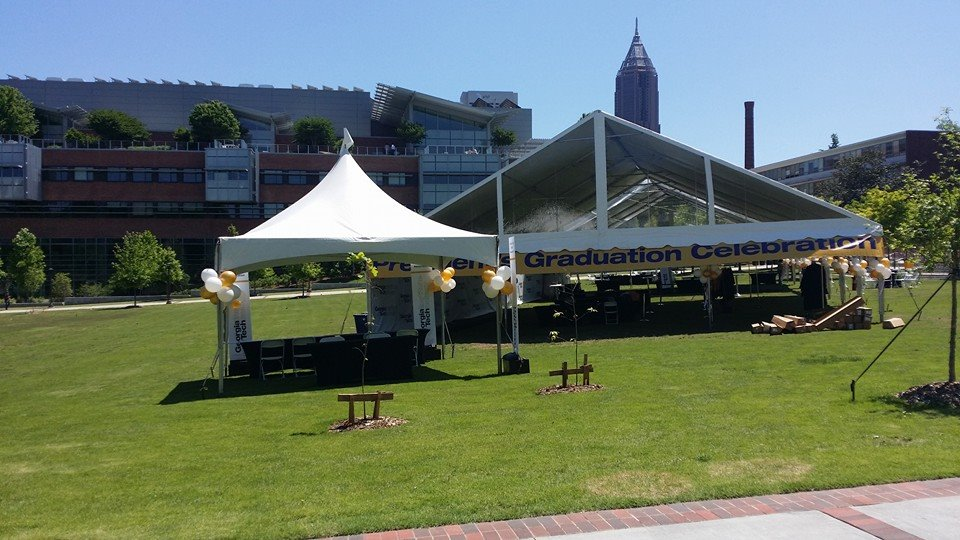
#> input picture test4.jpg, 960 x 540 px
$ python main.py
#> lines starting #> are read from the running program, lines starting #| are printed output that depends on the picture; after the words box and inside, x2 and y2 are one past the last pixel; in counts of white or black regions, pixels touching at a corner belong together
#> further down, inputImg is the input picture: shape (540, 960, 3); mean B, G, R 101.8, 116.9, 103
### finalProject.py
# CS4475 Final Project
# Wing Yi Cheung

import numpy as np
import scipy as sp
import cv2
import scipy.signal
import math

# Sketchify a photo
def getGrayScale(images):
    grayScaleImg = cv2.cvtColor(images, cv2.COLOR_BGR2GRAY)
    cv2.imwrite("A1_Grey_Scale.jpg", grayScaleImg)
    return grayScaleImg

def getNegative(grayScaleImg):
    negativeImg = 255 - grayScaleImg
    cv2.imwrite("A2_Negative.jpg", negativeImg)
    return negativeImg

def getSketchMask(negativeImg, kSize):
    sketchMask = cv2.GaussianBlur(negativeImg, ksize = (kSize, kSize), sigmaX = 0, sigmaY = 0)
    cv2.imwrite("A3_Sketch_Mask.jpg", sketchMask)
    return sketchMask

def Sketchify(grayScaleImg, sketchMask, darkness):
  grayScaleImg = np.uint8(grayScaleImg)
  sketchMask = np.uint8(sketchMask)
  sketch = np.zeros((grayScaleImg.shape[0], grayScaleImg.shape[1]), np.uint8)

  for x in range(grayScaleImg.shape[0]):
    for y in range(grayScaleImg.shape[1]):
      if sketchMask[x,y] == 255:
        sketch[x,y] = 255
      else:
        if grayScaleImg[x,y] * darkness / (255 - sketchMask[x,y]) > 255:
            sketch[x,y] = 255

  sketch = cv2.cvtColor(sketch, cv2.COLOR_GRAY2RGB)
  return sketch

# Cartoonize a photo
def SmoothImages(images, smoothScale, blurriness):
#> called with smoothScale = 7, blurriness = 15
    scaledDownImg = np.zeros((images.shape[0], images.shape[1]), np.uint8)
    for i in range(2):
        scaledDownImg = cv2.pyrDown(images)
    for i in range(smoothScale):
        scaledDownImg = cv2.bilateralFilter(scaledDownImg, d = 9,
            sigmaColor = blurriness, sigmaSpace = blurriness)
    for i in range(2):
        smoothedImg = cv2.pyrUp(scaledDownImg)
    cv2.imwrite("B1_Smooth_The_Image.jpg", smoothedImg)
    return smoothedImg

def GetEdgeMask(smoothedImg):
    grayScale = cv2.cvtColor(smoothedImg, cv2.COLOR_RGB2GRAY)
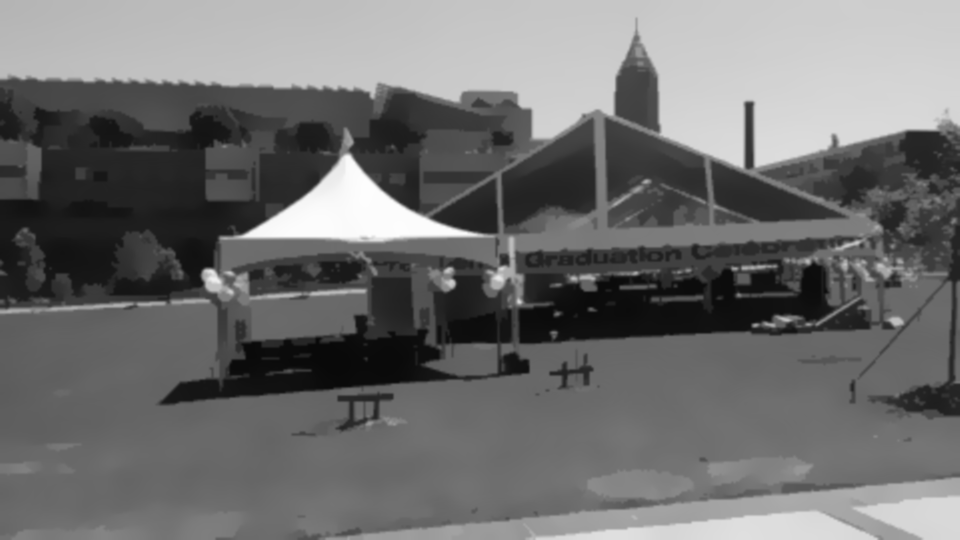
#> grayScale: shape (540, 960); min 8, max 253, mean 110.7
    edgeMask = cv2.adaptiveThreshold(grayScale, 255, cv2.ADAPTIVE_THRESH_MEAN_C,
        cv2.THRESH_BINARY, blockSize = 3, C = 2)
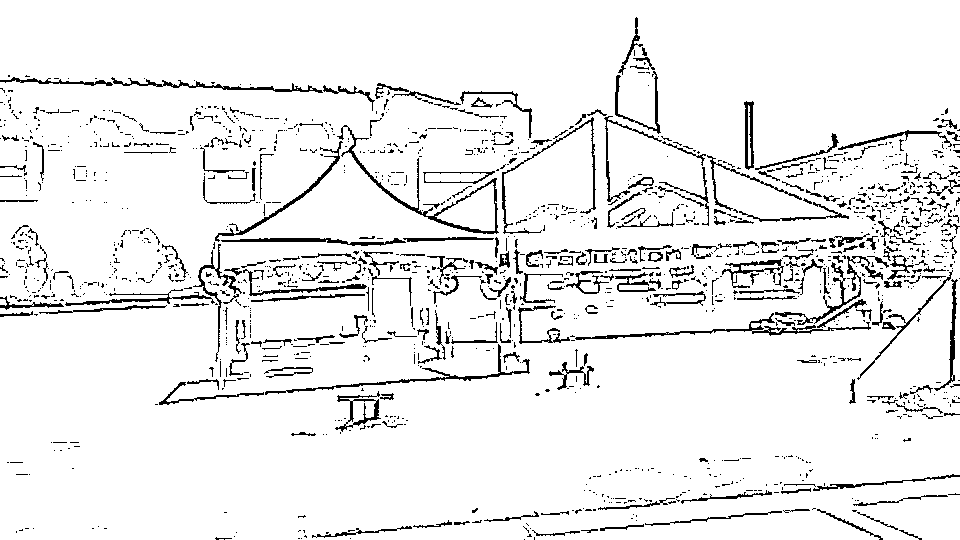
#> edgeMask: shape (540, 960); 92.9% white; black in thin lines or dots
    edgeMask = np.uint8(edgeMask)
    cv2.imwrite("B2_Get_The_Edge.jpg", edgeMask)
    return edgeMask

def EdgesDilation(edgeMask, edgeThickness):
#> called with edgeThickness = 4
    edgeMask = np.invert(edgeMask)
#> edgeMask: shape (540, 960); 7.1% white in thin lines or dots
    dilationKernel = np.ones((edgeThickness, edgeThickness), np.uint8)
    edgeDilation = cv2.dilate(edgeMask, dilationKernel, iterations = 1)
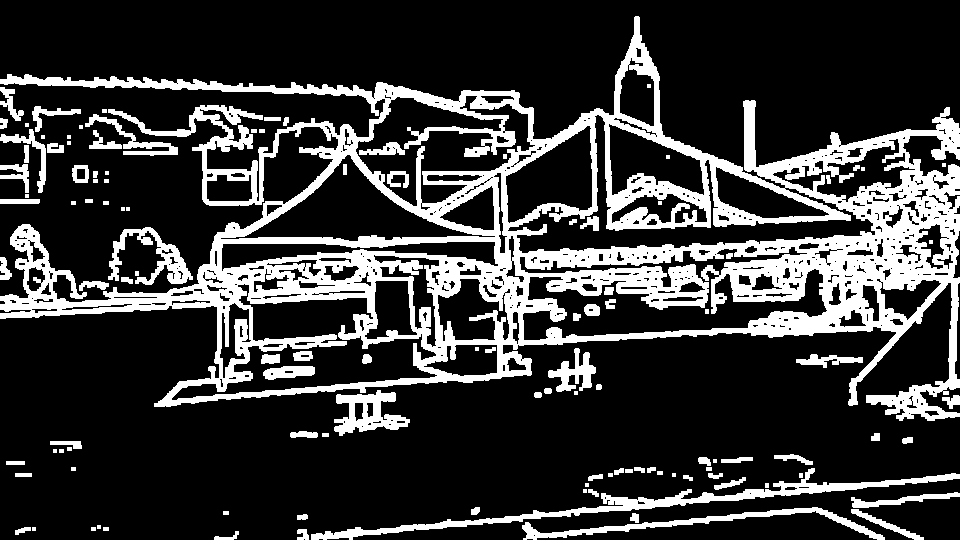
#> edgeDilation: shape (540, 960); 22.1% white; 118 white regions (24 under 20 px), largest, box (x1, y1, x2, y2) and area: (0, 16, 960, 421) 92623, (311, 468, 960, 540) 4758, (522, 507, 885, 540) 2143
    edgeDilation = np.invert(edgeDilation)
    cv2.imwrite("B3_Thicken_The_Edge.jpg", edgeDilation)
    return edgeDilation

def Toonify(smoothedImg, dilatedEdge):
    dilatedEdge = cv2.cvtColor(dilatedEdge, cv2.COLOR_GRAY2RGB)
    ToonifiedImg = cv2.bitwise_and(dilatedEdge, smoothedImg)
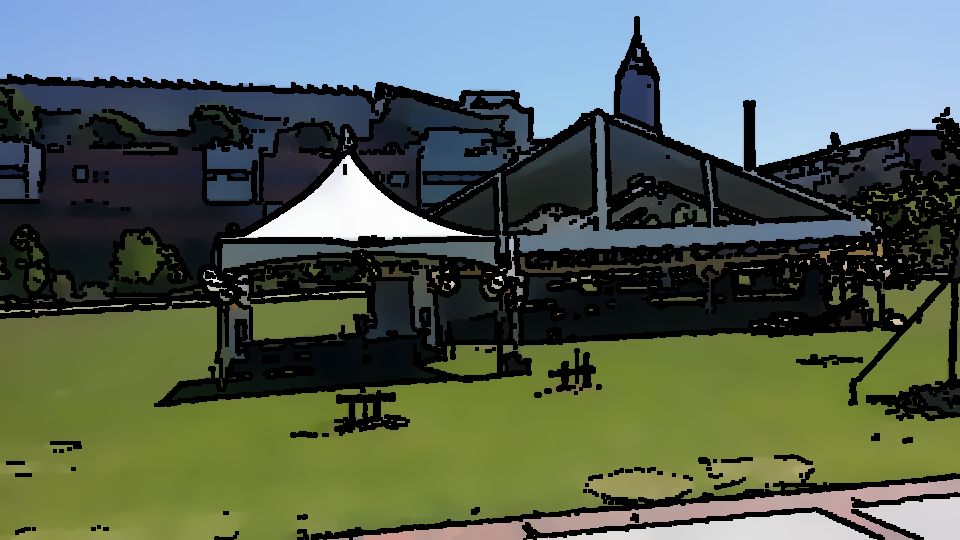
#> ToonifiedImg: shape (540, 960, 3); mean B, G, R 86, 99.3, 86.7
    return ToonifiedImg

# [19 lines left out: functions SketchifyVideo, ToonifyVideo, not called in this run]

### main.py
import errno
import os
import sys

import numpy as np
import cv2

from glob import glob
import finalProject as fp


def readImages(image_dir):
    extensions = ['bmp', 'pbm', 'pgm', 'ppm', 'sr', 'ras', 'jpeg',
                  'jpg', 'jpe', 'jp2', 'tiff', 'tif', 'png']

    search_paths = [os.path.join(image_dir, '*.' + ext) for ext in extensions]
    image_files = sorted(reduce(list.__add__, map(glob, search_paths)))
    images = [cv2.imread(f, cv2.IMREAD_UNCHANGED | cv2.IMREAD_COLOR)
              for f in image_files]

    bad_read = any([img is None for img in images])
    if bad_read:
        raise RuntimeError(
            "Reading one or more files in {} failed - aborting."
            .format(image_dir))

    return images


if __name__ == "__main__":
    video_dir = "house"
    image_dir = os.path.join("videos", "source", video_dir)
    out_dir = os.path.join("videos", "out")

    try:
        _out_dir = os.path.join(out_dir, video_dir)
        not_empty = not all([os.path.isdir(x) for x in
                             glob(os.path.join(_out_dir, "*.*"))])
        if not_empty:
            raise RuntimeError("Output directory is not empty - aborting.")
        os.makedirs(_out_dir)
    except OSError as exception:
        if exception.errno != errno.EEXIST:
            raise
    '''
    Apply Cartoonize and Sketchify to video, run these lines of code!!!
    print "Reading images."
    images = readImages(image_dir)
    out_list = fp.SketchifyVideo(images)

    for idx, image in enumerate(out_list):
        cv2.imwrite(os.path.join(out_dir, video_dir,
                    'frame{0:04d}.png'.format(idx)), image)
    '''

    inputImg = cv2.imread("test4.jpg")
    SmoothImg = fp.SmoothImages(inputImg, 7, 15) #blurriness can be change
    edgeMask = fp.GetEdgeMask(SmoothImg)
    DilatedEdges = fp.EdgesDilation(edgeMask, 4) #thickness can be change
    ToonifiedImg = fp.Toonify(SmoothImg,DilatedEdges)
    cv2.imwrite("B4_Toonified.jpg", ToonifiedImg)

    grayScaleImg = fp.getGrayScale(inputImg)
#> in getGrayScale, `grayScaleImg = cv2.cvtColor(images, cv2.COLOR_BGR2GRAY)`:
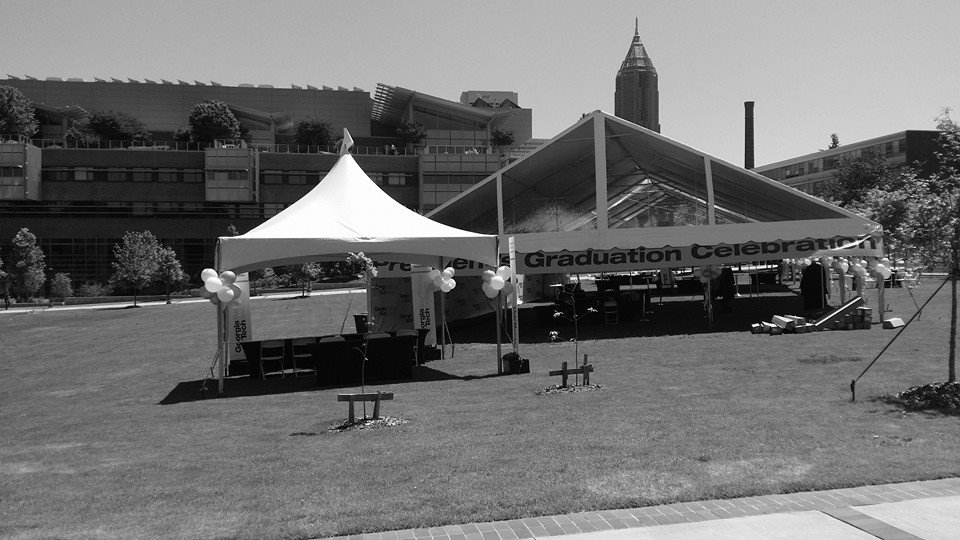
#> grayScaleImg: shape (540, 960); min 0, max 255, mean 111
    negativeImg = fp.getNegative(grayScaleImg)
    sketchMask = fp.getSketchMask(negativeImg, 11) #kSize can be change
#> in getSketchMask, `sketchMask = cv2.GaussianBlur(negativeImg, ksize = (kSize, kSize), sig..`:
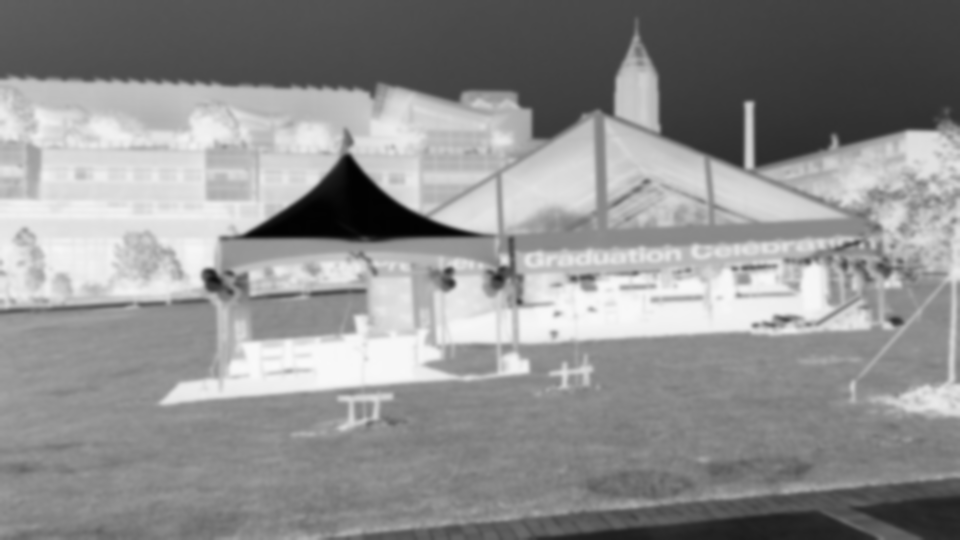
#> sketchMask: shape (540, 960); min 2, max 249, mean 144
    SketchifiedImg = fp.Sketchify(grayScaleImg, sketchMask, 258) #darkness can be change
#> after the loop in Sketchify, `for x in range(grayScaleImg.shape[0]):`:
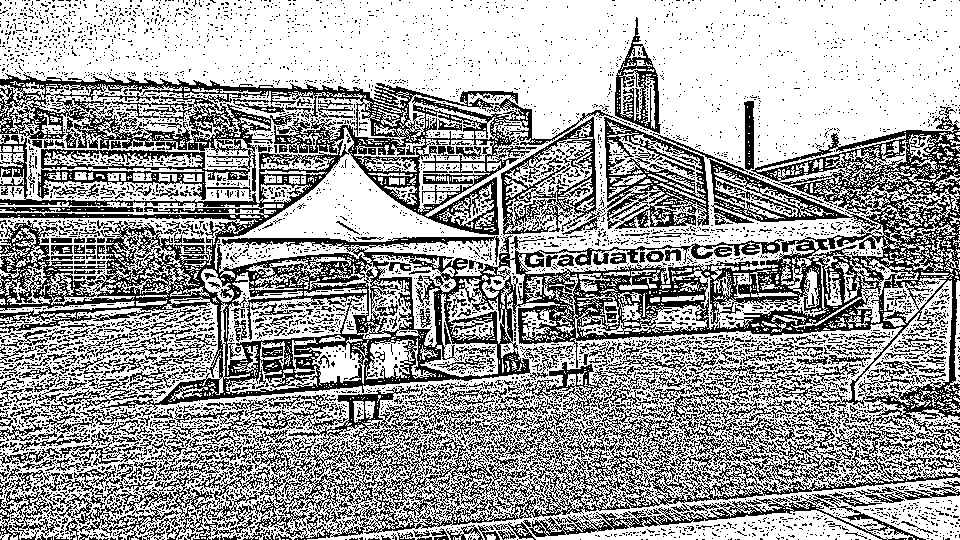
#> sketch: shape (540, 960); 63.4% white; black in thin lines or dots
#> in Sketchify, `sketch = cv2.cvtColor(sketch, cv2.COLOR_GRAY2RGB)`: sketch: shape (540, 960, 3); 63.4% white; black in thin lines or dots
    cv2.imwrite("A4_Sketchified.jpg", SketchifiedImg)

$ run again, with test5.jpg copied over test4.jpg
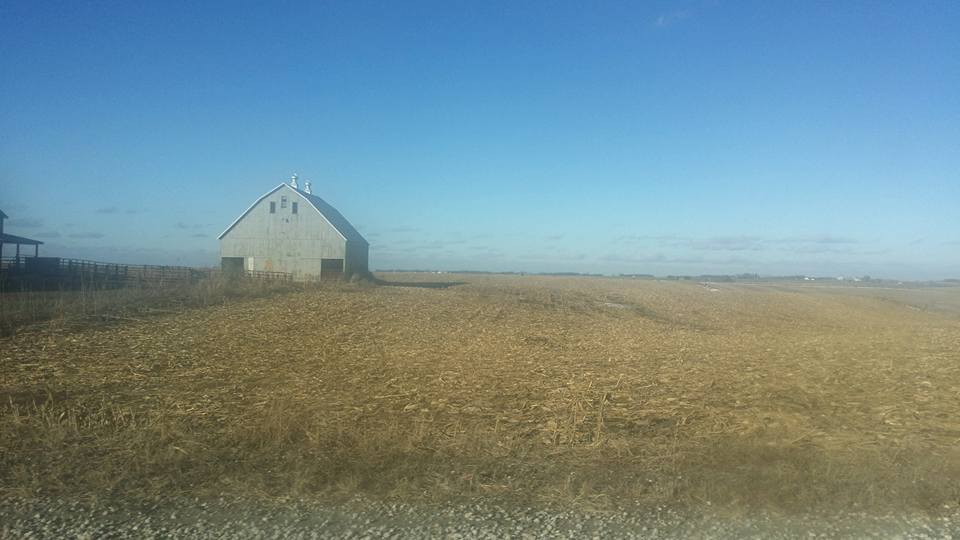
#> input picture test5.jpg, 960 x 540 px
#> inputImg is the input picture: shape (540, 960, 3); mean B, G, R 143.8, 140, 116
#> in GetEdgeMask, `edgeMask = cv2.adaptiveThreshold(grayScale, 255, cv2.ADAPTIVE_THRESH_M..`:
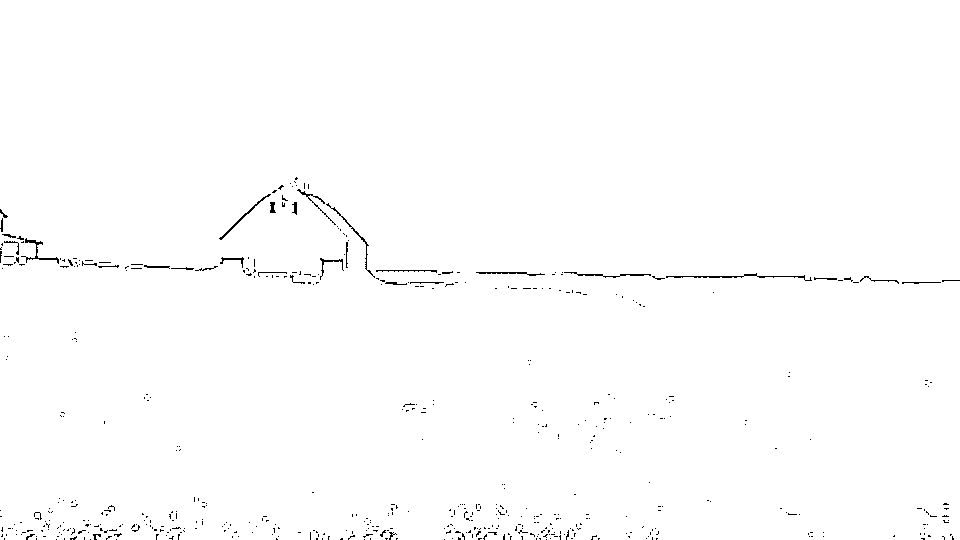
#> edgeMask: shape (540, 960); 99.3% white; black in thin lines or dots, all inside (x1, y1, x2, y2) = (0, 177, 960, 540)
#> dilatedEdge: shape (540, 960, 3); 96.5% white; 137 black regions (33 under 20 px), largest, box (x1, y1, x2, y2) and area: (124, 176, 460, 289) 3955, (560, 271, 960, 286) 1989, (0, 208, 121, 271) 1690
#> after the loop in Sketchify, `for x in range(grayScaleImg.shape[0]):`:
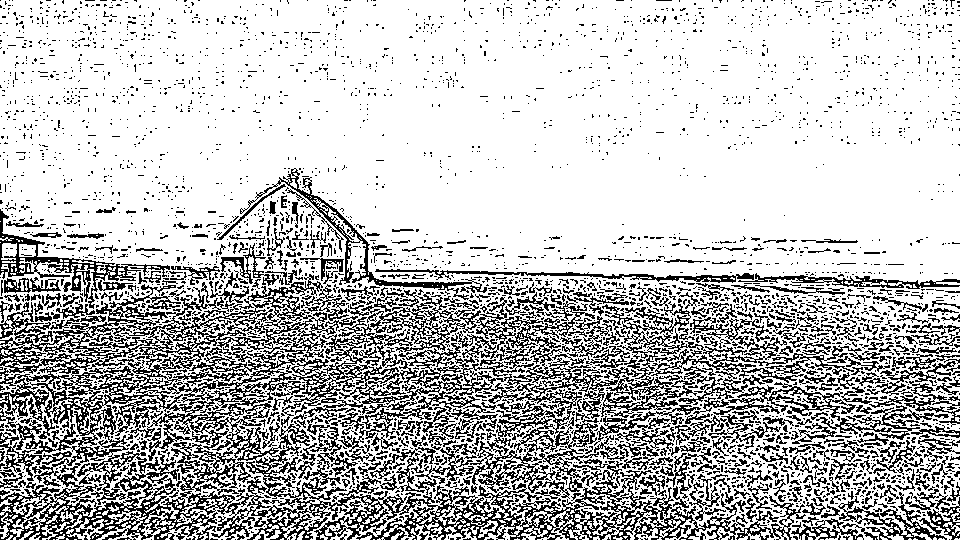
#> sketch: shape (540, 960); 75.4% white; black in thin lines or dots

$ run again, with test6.jpg copied over test4.jpg
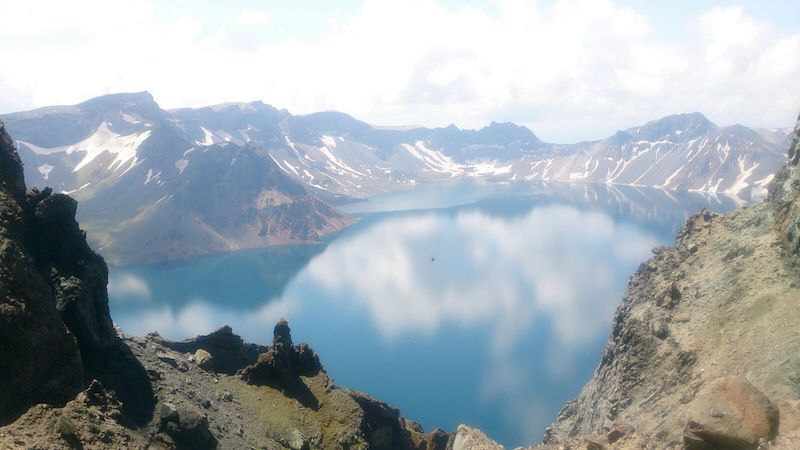
#> input picture test6.jpg, 800 x 450 px
#> inputImg is the input picture: shape (450, 800, 3); mean B, G, R 177.5, 171.6, 161.6
#> in GetEdgeMask, `edgeMask = cv2.adaptiveThreshold(grayScale, 255, cv2.ADAPTIVE_THRESH_M..`:
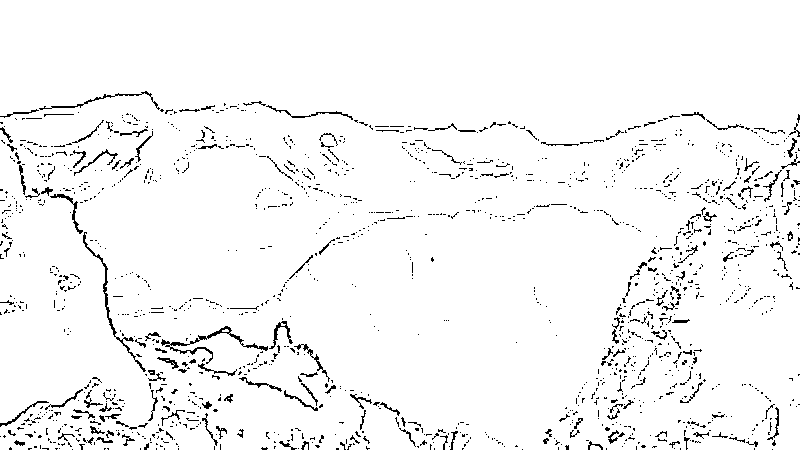
#> edgeMask: shape (450, 800); 96.1% white; black in thin lines or dots, all inside (x1, y1, x2, y2) = (0, 91, 800, 450)
#> dilatedEdge: shape (450, 800, 3); 83.7% white; 173 black regions (41 under 20 px), largest, box (x1, y1, x2, y2) and area: (0, 119, 338, 450) 15446, (597, 206, 719, 450) 7927, (242, 100, 800, 217) 6550
#> after the loop in Sketchify, `for x in range(grayScaleImg.shape[0]):`:
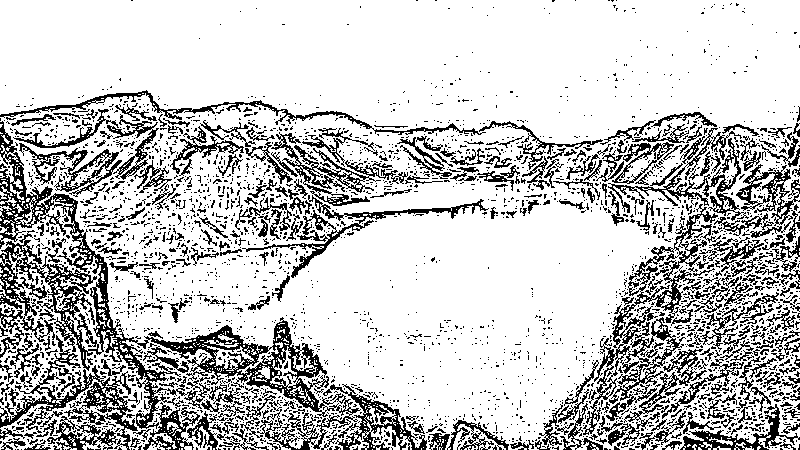
#> sketch: shape (450, 800); 77.8% white; black in thin lines or dots
